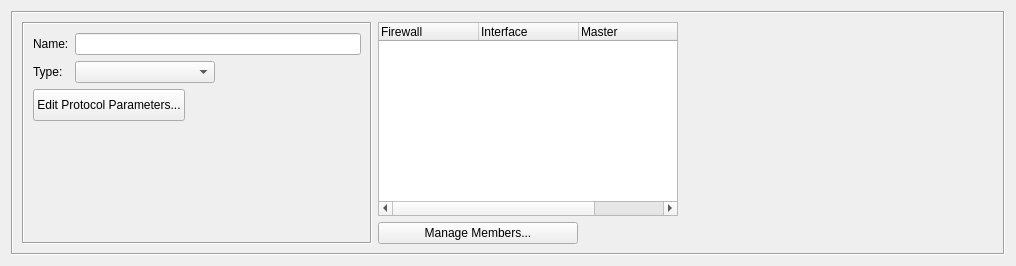
<?xml version="1.0" encoding="UTF-8"?>
<ui version="4.0">
 <class>ClusterGroupDialog_q</class>
 <widget class="QWidget" name="ClusterGroupDialog_q">
  <property name="enabled">
   <bool>true</bool>
  </property>
  <property name="geometry">
   <rect>
    <x>0</x>
    <y>0</y>
    <width>1016</width>
    <height>266</height>
   </rect>
  </property>
  <property name="sizePolicy">
   <sizepolicy hsizetype="Preferred" vsizetype="MinimumExpanding">
    <horstretch>0</horstretch>
    <verstretch>0</verstretch>
   </sizepolicy>
  </property>
  <property name="windowTitle">
   <string>ClusterGroup</string>
  </property>
  <layout class="QGridLayout" name="gridLayout">
   <item row="0" column="0">
    <widget class="QFrame" name="frame20">
     <property name="sizePolicy">
      <sizepolicy hsizetype="Preferred" vsizetype="MinimumExpanding">
       <horstretch>0</horstretch>
       <verstretch>0</verstretch>
      </sizepolicy>
     </property>
     <property name="frameShape">
      <enum>QFrame::Shape::Box</enum>
     </property>
     <property name="frameShadow">
      <enum>QFrame::Shadow::Sunken</enum>
     </property>
     <layout class="QGridLayout" name="gridLayout_4">
      <item row="0" column="0">
       <widget class="QFrame" name="frame7_2">
        <property name="sizePolicy">
         <sizepolicy hsizetype="Fixed" vsizetype="Preferred">
          <horstretch>0</horstretch>
          <verstretch>0</verstretch>
         </sizepolicy>
        </property>
        <property name="minimumSize">
         <size>
          <width>350</width>
          <height>0</height>
         </size>
        </property>
        <property name="maximumSize">
         <size>
          <width>350</width>
          <height>16777215</height>
         </size>
        </property>
        <property name="frameShape">
         <enum>QFrame::Shape::Box</enum>
        </property>
        <property name="frameShadow">
         <enum>QFrame::Shadow::Sunken</enum>
        </property>
        <layout class="QGridLayout" name="gridLayout_2">
         <item row="0" column="0">
          <widget class="QLabel" name="textLabel1_4_2">
           <property name="sizePolicy">
            <sizepolicy hsizetype="Preferred" vsizetype="Preferred">
             <horstretch>0</horstretch>
             <verstretch>0</verstretch>
            </sizepolicy>
           </property>
           <property name="maximumSize">
            <size>
             <width>32767</width>
             <height>32767</height>
            </size>
           </property>
           <property name="text">
            <string>Name:</string>
           </property>
           <property name="wordWrap">
            <bool>false</bool>
           </property>
          </widget>
         </item>
         <item row="0" column="1" colspan="2">
          <widget class="QLineEdit" name="obj_name">
           <property name="sizePolicy">
            <sizepolicy hsizetype="Minimum" vsizetype="Fixed">
             <horstretch>200</horstretch>
             <verstretch>0</verstretch>
            </sizepolicy>
           </property>
           <property name="minimumSize">
            <size>
             <width>0</width>
             <height>0</height>
            </size>
           </property>
          </widget>
         </item>
         <item row="1" column="0">
          <widget class="QLabel" name="textLabel1_3_2_2">
           <property name="enabled">
            <bool>true</bool>
           </property>
           <property name="sizePolicy">
            <sizepolicy hsizetype="Preferred" vsizetype="Preferred">
             <horstretch>0</horstretch>
             <verstretch>0</verstretch>
            </sizepolicy>
           </property>
           <property name="maximumSize">
            <size>
             <width>32767</width>
             <height>32767</height>
            </size>
           </property>
           <property name="text">
            <string>Type:</string>
           </property>
           <property name="wordWrap">
            <bool>false</bool>
           </property>
          </widget>
         </item>
         <item row="1" column="1">
          <widget class="QComboBox" name="type"/>
         </item>
         <item row="1" column="2">
          <spacer name="horizontalSpacer_3">
           <property name="orientation">
            <enum>Qt::Orientation::Horizontal</enum>
           </property>
           <property name="sizeHint" stdset="0">
            <size>
             <width>135</width>
             <height>20</height>
            </size>
           </property>
          </spacer>
         </item>
         <item row="2" column="0" colspan="3">
          <layout class="QHBoxLayout" name="horizontalLayout">
           <item>
            <widget class="QPushButton" name="editParameters">
             <property name="sizePolicy">
              <sizepolicy hsizetype="Preferred" vsizetype="Fixed">
               <horstretch>0</horstretch>
               <verstretch>0</verstretch>
              </sizepolicy>
             </property>
             <property name="minimumSize">
              <size>
               <width>0</width>
               <height>32</height>
              </size>
             </property>
             <property name="text">
              <string>Edit Protocol Parameters...</string>
             </property>
            </widget>
           </item>
           <item>
            <spacer name="horizontalSpacer">
             <property name="orientation">
              <enum>Qt::Orientation::Horizontal</enum>
             </property>
             <property name="sizeHint" stdset="0">
              <size>
               <width>40</width>
               <height>20</height>
              </size>
             </property>
            </spacer>
           </item>
          </layout>
         </item>
         <item row="3" column="1">
          <spacer name="verticalSpacer">
           <property name="orientation">
            <enum>Qt::Orientation::Vertical</enum>
           </property>
           <property name="sizeHint" stdset="0">
            <size>
             <width>20</width>
             <height>102</height>
            </size>
           </property>
          </spacer>
         </item>
        </layout>
       </widget>
      </item>
      <item row="0" column="1">
       <widget class="QFrame" name="frame">
        <property name="sizePolicy">
         <sizepolicy hsizetype="Fixed" vsizetype="Preferred">
          <horstretch>0</horstretch>
          <verstretch>0</verstretch>
         </sizepolicy>
        </property>
        <property name="frameShape">
         <enum>QFrame::Shape::NoFrame</enum>
        </property>
        <property name="frameShadow">
         <enum>QFrame::Shadow::Plain</enum>
        </property>
        <property name="lineWidth">
         <number>0</number>
        </property>
        <layout class="QGridLayout" name="gridLayout_3">
         <property name="horizontalSpacing">
          <number>0</number>
         </property>
         <property name="margin" stdset="0">
          <number>0</number>
         </property>
         <item row="0" column="0" colspan="2">
          <widget class="QTreeWidget" name="fwMemberTree">
           <property name="sizePolicy">
            <sizepolicy hsizetype="Fixed" vsizetype="Expanding">
             <horstretch>0</horstretch>
             <verstretch>0</verstretch>
            </sizepolicy>
           </property>
           <property name="minimumSize">
            <size>
             <width>300</width>
             <height>0</height>
            </size>
           </property>
           <property name="maximumSize">
            <size>
             <width>300</width>
             <height>100000</height>
            </size>
           </property>
           <property name="toolTip">
            <string>List of current members of this cluster.
Double click on an entry to load it.</string>
           </property>
           <property name="showDropIndicator" stdset="0">
            <bool>false</bool>
           </property>
           <property name="selectionMode">
            <enum>QAbstractItemView::SelectionMode::SingleSelection</enum>
           </property>
           <column>
            <property name="text">
             <string>Firewall</string>
            </property>
           </column>
           <column>
            <property name="text">
             <string>Interface</string>
            </property>
           </column>
           <column>
            <property name="text">
             <string>Master</string>
            </property>
           </column>
           <column>
            <property name="text">
             <string>Status</string>
            </property>
           </column>
          </widget>
         </item>
         <item row="1" column="0">
          <widget class="QPushButton" name="manageMembers">
           <property name="sizePolicy">
            <sizepolicy hsizetype="Fixed" vsizetype="Fixed">
             <horstretch>0</horstretch>
             <verstretch>0</verstretch>
            </sizepolicy>
           </property>
           <property name="minimumSize">
            <size>
             <width>200</width>
             <height>0</height>
            </size>
           </property>
           <property name="maximumSize">
            <size>
             <width>32767</width>
             <height>32767</height>
            </size>
           </property>
           <property name="toolTip">
            <string>Click here to manage member firewalls of this cluster group.</string>
           </property>
           <property name="text">
            <string>Manage Members...</string>
           </property>
          </widget>
         </item>
         <item row="1" column="1">
          <spacer name="horizontalSpacer_2">
           <property name="orientation">
            <enum>Qt::Orientation::Horizontal</enum>
           </property>
           <property name="sizeHint" stdset="0">
            <size>
             <width>97</width>
             <height>20</height>
            </size>
           </property>
          </spacer>
         </item>
        </layout>
       </widget>
      </item>
      <item row="0" column="2">
       <widget class="CommentKeywords" name="commentKeywords" native="true">
        <property name="sizePolicy">
         <sizepolicy hsizetype="Expanding" vsizetype="Expanding">
          <horstretch>0</horstretch>
          <verstretch>0</verstretch>
         </sizepolicy>
        </property>
       </widget>
      </item>
     </layout>
    </widget>
   </item>
  </layout>
 </widget>
 <customwidgets>
  <customwidget>
   <class>CommentKeywords</class>
   <extends>QWidget</extends>
   <header>CommentKeywords.h</header>
   <container>1</container>
  </customwidget>
 </customwidgets>
 <tabstops>
  <tabstop>manageMembers</tabstop>
 </tabstops>
 <resources>
  <include location="MainRes.qrc"/>
 </resources>
 <connections>
  <connection>
   <sender>fwMemberTree</sender>
   <signal>itemActivated(QTreeWidgetItem*,int)</signal>
   <receiver>ClusterGroupDialog_q</receiver>
   <slot>openObject(QTreeWidgetItem*)</slot>
   <hints>
    <hint type="sourcelabel">
     <x>262</x>
     <y>112</y>
    </hint>
    <hint type="destinationlabel">
     <x>411</x>
     <y>113</y>
    </hint>
   </hints>
  </connection>
  <connection>
   <sender>editParameters</sender>
   <signal>clicked()</signal>
   <receiver>ClusterGroupDialog_q</receiver>
   <slot>openParametersEditor()</slot>
   <hints>
    <hint type="sourcelabel">
     <x>152</x>
     <y>303</y>
    </hint>
    <hint type="destinationlabel">
     <x>450</x>
     <y>190</y>
    </hint>
   </hints>
  </connection>
  <connection>
   <sender>manageMembers</sender>
   <signal>clicked()</signal>
   <receiver>ClusterGroupDialog_q</receiver>
   <slot>openClusterConfDialog()</slot>
   <hints>
    <hint type="sourcelabel">
     <x>20</x>
     <y>20</y>
    </hint>
    <hint type="destinationlabel">
     <x>20</x>
     <y>20</y>
    </hint>
   </hints>
  </connection>
 </connections>
 <slots>
  <slot>changed()</slot>
  <slot>openParametersEditor()</slot>
 </slots>
</ui>
